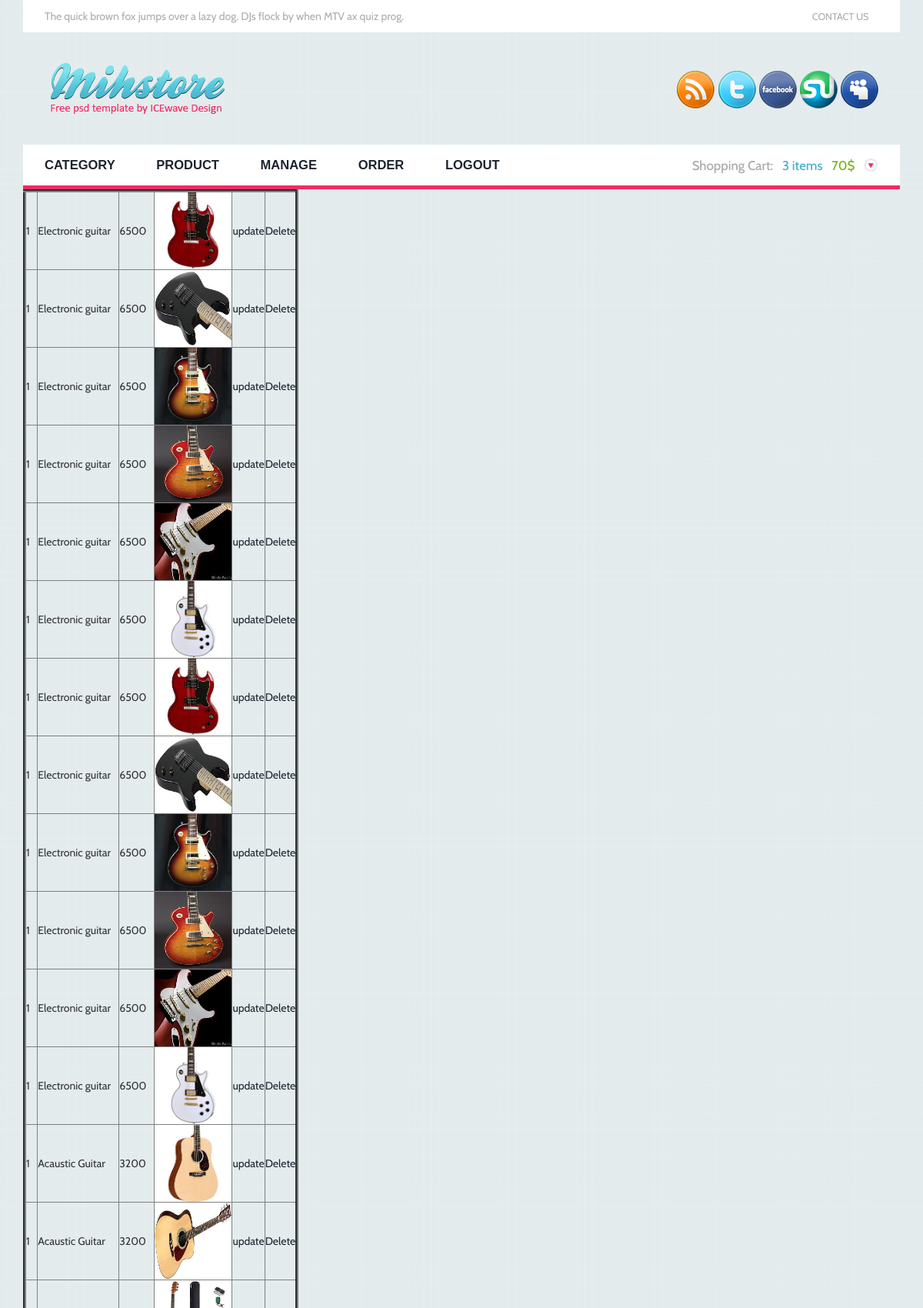
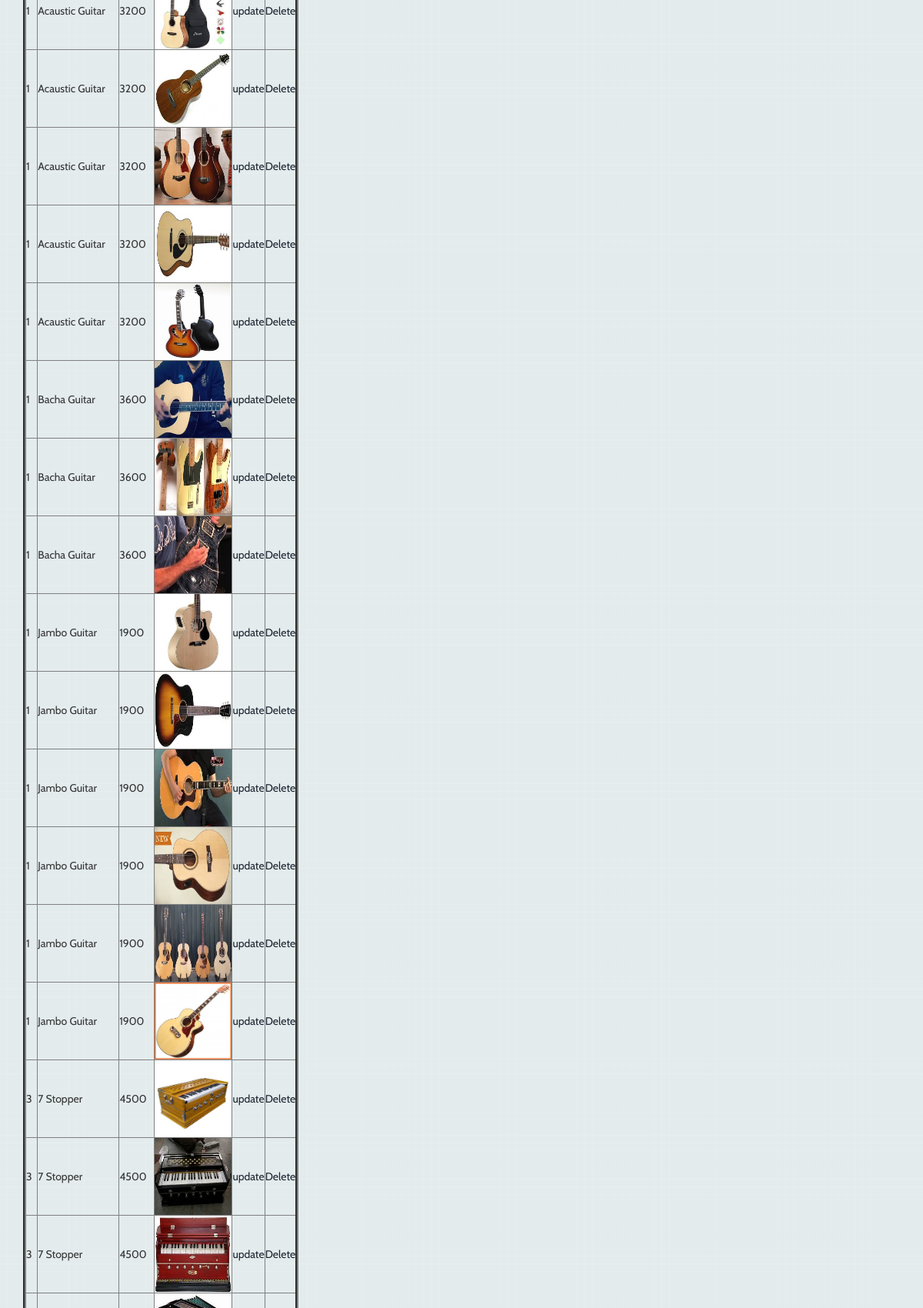
/admin/selectall.php (signed in, upper part), run on the app's committed database (2 pictures, top to bottom).
### tables this page shows
CREATE TABLE `addproduct` (
  `pid` int(255) NOT NULL,
  `cid` int(255) NOT NULL,
  `name` varchar(255) NOT NULL,
  `price` int(255) NOT NULL,
  `pic` varchar(255) NOT NULL
);

### admin/selectall.php (the view, shortened to what this page needs)
<?php include("header.php");
?>
<?php
$con=mysqli_connect("localhost","root","","musical");
$ins="select * from addproduct";
echo "<table border='4'>";
$run=mysqli_query($con,$ins);
while($row=mysqli_fetch_array($run))
{
	echo "<tr>";
echo "<td>".$row['cid']."</td>";
echo "<td>".$row['name']."</td>";
echo "<td>".$row['price']."</td>";
echo "<td><img src='$row[pic]' width='100px' height='100px'></td>";
echo"<td>"."<a href='mupdate.php?id=$row[pid]'>update</a>"."</td>";
echo"<td>"."<a href='delete.php?id=$row[pid]'>Delete</a>"."</td>";
echo "</tr>";
}
echo "</table>";
?>
<?php include("footer.php");?>

### admin/css/style.css (style rules this page uses)
body { background:url(../images/back.png); font-family: 'Cabin', sans-serif; }
body a { transition: 0.5s all; -webkit-transition: 0.5s all; -o-transition: 0.5s all; -moz-transition: 0.5s all; -ms-transition: 0.5s all; }

### data on the page
addproduct: cid "1", name "Electronic guitar", price "6500", pic (picture)
addproduct: cid "1", name "Electronic guitar", price "6500", pic (picture)
addproduct: cid "1", name "Electronic guitar", price "6500", pic (picture)
addproduct: cid "1", name "Electronic guitar", price "6500", pic (picture)
addproduct: cid "1", name "Electronic guitar", price "6500", pic (picture)
addproduct: cid "1", name "Electronic guitar", price "6500", pic (picture)
addproduct: cid "1", name "Electronic guitar", price "6500", pic (picture)
addproduct: cid "1", name "Electronic guitar", price "6500", pic (picture)
addproduct: cid "1", name "Electronic guitar", price "6500", pic (picture)
addproduct: cid "1", name "Electronic guitar", price "6500", pic (picture)
addproduct: cid "1", name "Electronic guitar", price "6500", pic (picture)
addproduct: cid "1", name "Electronic guitar", price "6500", pic (picture)
addproduct: cid "1", name "Acaustic Guitar", price "3200", pic (picture)
addproduct: cid "1", name "Acaustic Guitar", price "3200", pic (picture)
addproduct: cid "1", name "Acaustic Guitar", price "3200", pic (picture)
addproduct: cid "1", name "Acaustic Guitar", price "3200", pic (picture)
addproduct: cid "1", name "Acaustic Guitar", price "3200", pic (picture)
addproduct: cid "1", name "Acaustic Guitar", price "3200", pic (picture)
addproduct: cid "1", name "Acaustic Guitar", price "3200", pic (picture)
addproduct: cid "1", name "Bacha Guitar", price "3600", pic (picture)
addproduct: cid "1", name "Bacha Guitar", price "3600", pic (picture)
addproduct: cid "1", name "Bacha Guitar", price "3600", pic (picture)
addproduct: cid "1", name "Jambo Guitar", price "1900", pic (picture)
addproduct: cid "1", name "Jambo Guitar", price "1900", pic (picture)
addproduct: cid "1", name "Jambo Guitar", price "1900", pic (picture)
addproduct: cid "1", name "Jambo Guitar", price "1900", pic (picture)
addproduct: cid "1", name "Jambo Guitar", price "1900", pic (picture)
addproduct: cid "1", name "Jambo Guitar", price "1900", pic (picture)
addproduct: cid "3", name "7 Stopper", price "4500", pic (picture)
addproduct: cid "3", name "7 Stopper", price "4500", pic (picture)
addproduct: cid "3", name "7 Stopper", price "4500", pic (picture)
addproduct: pic (picture)
